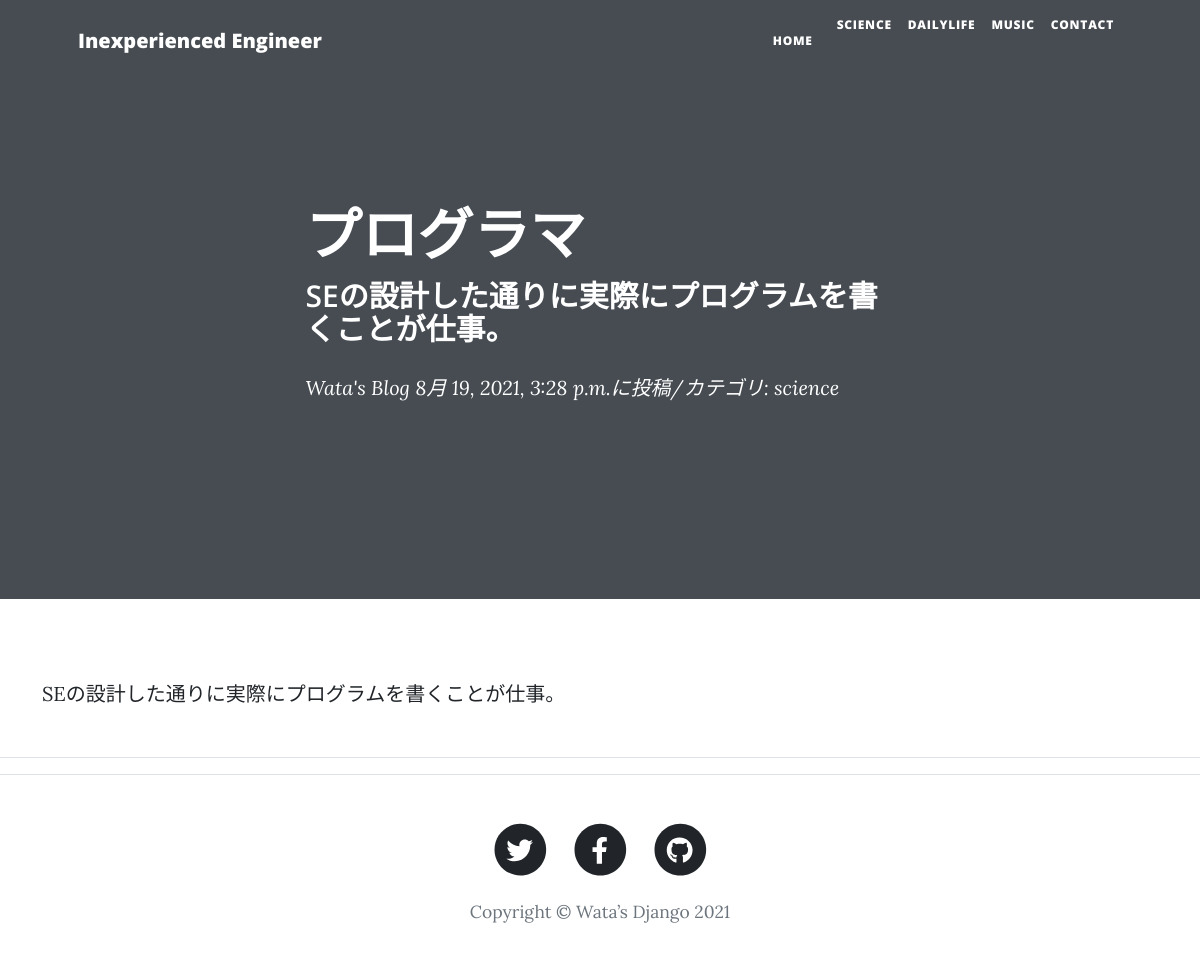
The app's page /blog-datail/11 with its own data.
### blog/models.py (models this page shows, shortened)
class BlogPost(models.Model):
    CATEGORY = (("science", "科学のこと"),
                ("dailylife", "日常のこと"), ("music", "音楽のこと"))
    title = models.CharField(
        verbose_name='タイトル',  # フィールドのタイトル
        max_length=200  # 最大文字数は200
    )
    content = models.TextField(
        verbose_name='本文'  # フィールドのタイトル
    )
    posted_at = models.DateTimeField(
        verbose_name='投稿日時',  # フィールドのタイトル
        auto_now_add=True  # 日時を自動追加
    )
    category = models.CharField(
        verbose_name='カテゴリ',  # フィールドのタイトル
        max_length=50,  # 最大文字数は50
        choices=CATEGORY
    )

### blog/views.py (the view)
class BlogDetail(DetailView):
    template_name = 'post.html'
    model = BlogPost

### blog/templates/post.html (shortened to what this page needs)
{% extends 'base.html' %}
{% load static %}
{% block header %} {% load static %}
<header class="masthead" style="background-img: url('assets/img/post-bg.jpg')">
  <div class="container position-relative px-4 px-lg-5">
    <div class="row gx-4 gx-lg-5 justify-content-center">
      <div class="col-md-10 col-lg-8 col-xl-7">
        <div class="post-heading">
          <h1>{{object.title}}</h1>
          <h2 class="subheading">{{object.content|truncatechars:30}}</h2>
          <span class="meta">
            <a href="{% url 'blog:index' %}">Wata's Blog</a>
            {{object.posted_at}}に投稿/カテゴリ:
            {{object.category}}</span
          >
        </div>
      </div>
    </div>
  </div>
</header>
{% endblock %}
{% block contents %}
<article>
  <div class="container">
    <div class="row">
      <div class="col-md-10 col-lg-8 col-xl-7">
        <p>{{object.content}}</p>
      </div>
    </div>
  </div>
</article>
<hr />
{% endblock %}

### records on screen
BlogPost: title "プログラマ", content "SEの設計した通りに実際にプログラムを書くことが仕事。", posted_at "8月 19, 2021, 3:28 p.m.", category "science"
